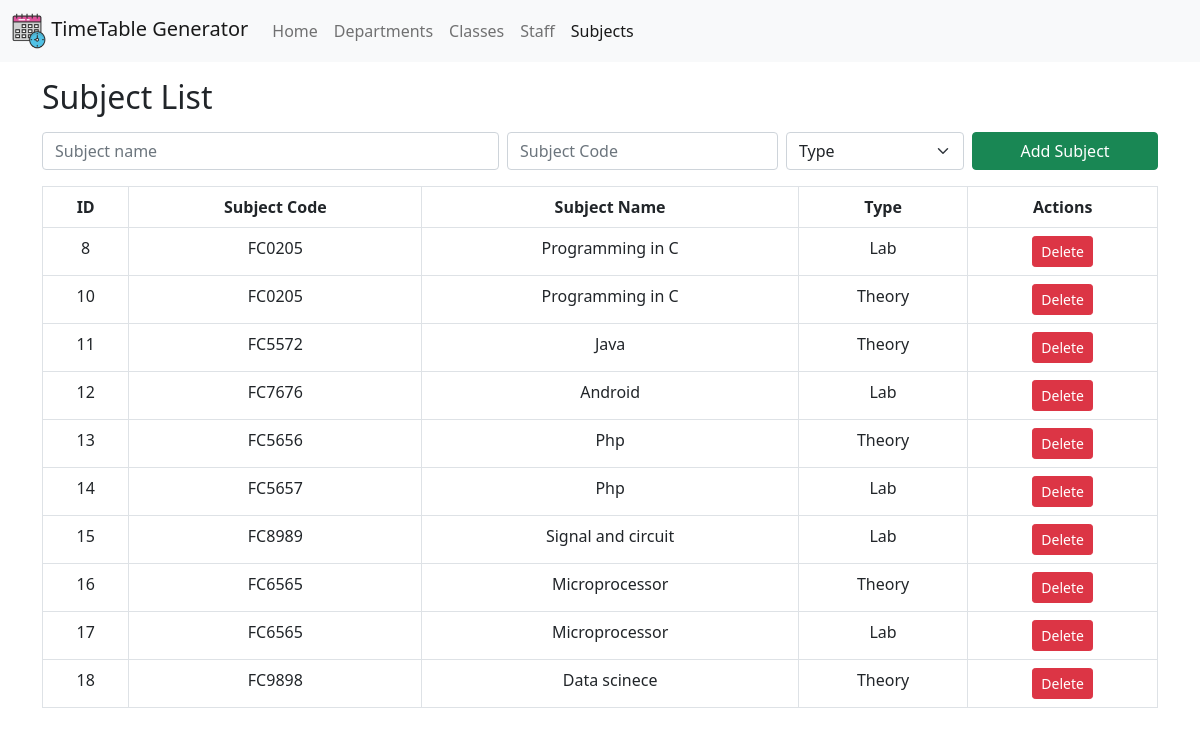
Screenshot of /pages/subjects.php with the database file from the repository.
### tables this page shows
CREATE TABLE `subjects` (
  `sub_id` int(11) NOT NULL,
  `scode` varchar(20) NOT NULL,
  `sname` varchar(255) DEFAULT NULL,
  `stype` varchar(50) DEFAULT NULL
);

### pages/subjects.php (the view, shortened to what this page needs)
<?php
include('../utils/dbcon.php');
$query = "SELECT * FROM subjects";
$result = mysqli_query($conn, $query);
?>
<!DOCTYPE html>
<html lang="en">
<head>
    <link href="https://cdn.jsdelivr.net/npm/bootstrap@5.0.2/dist/css/bootstrap.min.css" rel="stylesheet">
</head>
<body>
    <nav class="navbar navbar-expand-lg navbar-light bg-light">
        <div class="container-fluid">
            <a class="navbar-brand" href="../">
                <img src="../Images/logo.webp" width="34" height="36">
                TimeTable Generator</a>
            <div class="collapse navbar-collapse" id="navbarSupportedContent">
                <ul class="navbar-nav me-auto mb-2 mb-lg-0">
                    <li class="nav-item">
                        <a class="nav-link" aria-current="page" href="../">Home</a>
                    </li>
                    <li class="nav-item">
                        <a class="nav-link" href="./department.php">Departments</a>
                    </li>
                    <li class="nav-item">
                        <a class="nav-link" href="./class.php">Classes</a>
                    </li>
                    <li class="nav-item">
                        <a class="nav-link" href="./staff.php">Staff</a>
                    </li>
                    <li class="nav-item ">
                        <a class="nav-link active" href="#">Subjects</a>
                    </li>
                </ul>
            </div>
        </div>
    </nav>
    <div class="container mt-3">
        <div class="head row">
            <h2 class="m-0 col-md-6">Subject List</h2>
        </div>
        <div class="content">
            <form method="post" class="row g-0 my-3">
                <div class="col-md-5 pe-2">
                    <input type="text" class="form-control" name="subjectName" placeholder="Subject name" required>
                </div>
                <div class="col-md-3 pe-2">
                    <input type="text" class="form-control" name="subjectCode" placeholder="Subject Code" required>
                </div>
                <div class="col-md-2 pe-2">
                    <select class="form-select" name="type" required>
                        <option selected disabled>Type</option>
                    </select>
                </div>
                <button type="submit" name="addSubject" class="btn col btn-success col-md-2">Add Subject</button>
            </form>
            <div class="table-responsive">
                <table class="table table-bordered text-center table-hover">
                    <thead>
                        <tr>
                            <th scope="col">ID</th>
                            <th scope="col">Subject Code</th>
                            <th scope="col">Subject Name</th>
                            <th scope="col">Type</th>
                            <th scope="col">Actions</th>
                        </tr>
                    </thead>
                    <tbody>
                        <?php
                        while ($row = mysqli_fetch_assoc($result)) {
                            echo '<tr>';
                            echo '<td scope="row">' . $row['sub_id'] . '</td>';
                            echo '<td scope="row">' . $row['scode'] . '</td>';
                            echo '<td scope="row">' . $row['sname'] . '</td>';
                            echo '<td scope="row">' . $row['stype'] . '</td>';
                            echo '<td>';
                            echo '<button type="button" class="btn btn-danger btn-sm" onclick="deleteSubject(\'' . $row['sub_id'] . '\')">Delete</button>';
                            echo '</td>';
                            echo '</tr>';
                        }
                        ?>
                    </tbody>
                </table>
            </div>
        </div>
    </div>
</body>
</html>

### rows the page displays
subjects: sub_id "8", scode "FC0205", sname "Programming in C", stype "Lab"
subjects: sub_id "10", scode "FC0205", sname "Programming in C", stype "Theory"
subjects: sub_id "11", scode "FC5572", sname "Java", stype "Theory"
subjects: sub_id "12", scode "FC7676", sname "Android", stype "Lab"
subjects: sub_id "13", scode "FC5656", sname "Php", stype "Theory"
subjects: sub_id "14", scode "FC5657", sname "Php", stype "Lab"
subjects: sub_id "15", scode "FC8989", sname "Signal and circuit", stype "Lab"
subjects: sub_id "16", scode "FC6565", sname "Microprocessor", stype "Theory"
subjects: sub_id "17", scode "FC6565", sname "Microprocessor", stype "Lab"
subjects: sub_id "18", scode "FC9898", sname "Data scinece", stype "Theory"
